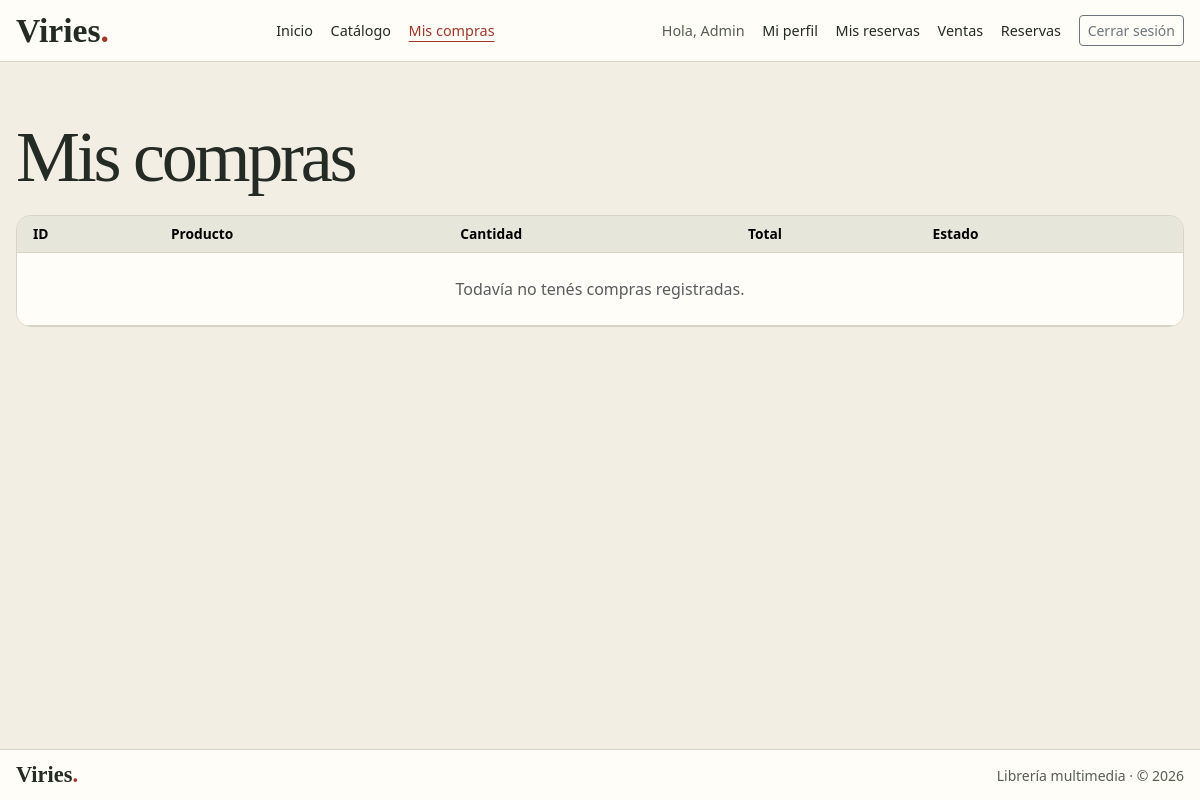
The app's page /carrito/ (signed in), older data.
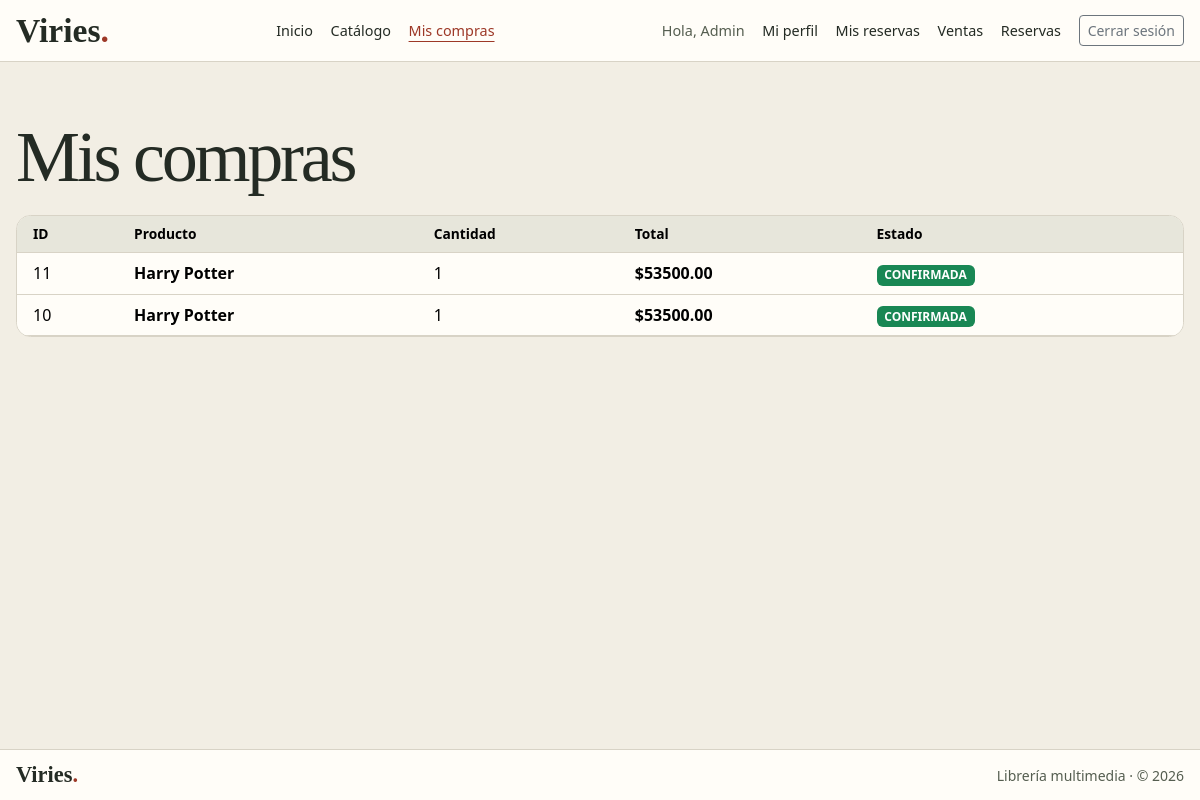
The same page, newer data.
### db.py (models this page shows)
class Base(DeclarativeBase):
    pass

class Compra(Base):
    __tablename__ = "compra"
    __table_args__ = {"sqlite_autoincrement": True}
    id: Mapped[int] = mapped_column(primary_key=True)
    id_producto: Mapped[int] = mapped_column(ForeignKey("producto.id_producto"))
    cantidad: Mapped[int] = mapped_column(Integer, server_default=text("1"))
    total: Mapped[float] = mapped_column(Float)
    estado: Mapped[str] = mapped_column(Text, server_default="CONFIRMADA")
    usuario_id: Mapped[int | None] = mapped_column(ForeignKey("usuario.id"))

class Producto(Base):
    __tablename__ = "producto"
    __table_args__ = {"sqlite_autoincrement": True}
    id_producto: Mapped[int] = mapped_column(primary_key=True)
    nombre: Mapped[str] = mapped_column(Text)
    autor: Mapped[str] = mapped_column(Text)
    tipo_articulo: Mapped[str] = mapped_column(Text)
    genero: Mapped[str] = mapped_column(Text)
    idioma: Mapped[str] = mapped_column(Text)
    anio: Mapped[int]
    precio: Mapped[float] = mapped_column(Float)
    stock: Mapped[int]
    edad_minima: Mapped[int | None]
    edad_maxima: Mapped[int | None]

### carrito.py (the view)
@bp_carrito.route("/")
def visualizarCarrito():
    consulta = (
        select(Compra.id, Compra.id_producto, Compra.cantidad, Compra.total,
               Compra.estado, Producto.nombre.label("titulo"))
        .outerjoin(Producto, Producto.id_producto == Compra.id_producto)
        .where(Compra.usuario_id == session["usuario_id"])
        .order_by(Compra.id.desc())
    )
    with abrir_sesion() as datos:
        compras = datos.execute(consulta).all()
    return render_template("compra-lista.html", compras=compras, ventas=False)

### carrito.py (called while the page is built)
@bp_carrito.before_request
def requerir_sesion():
    if session.get("usuario_id") is None:
        if request.endpoint == "carrito.comprar_ahora":
            flash("Para comprar, primero iniciá sesión.", "warning")
        return redirect(url_for("login"))

### db.py (called while the page is built)
def abrir_sesion():
    return current_app.extensions["viries_db"]()

### templates/compra-lista.html (shortened to what this page needs)
{% extends 'viries-base.html' %}
{% set titulo = 'Ventas' if ventas else 'Mis compras' %}
{% block content %}
<h1>{{ titulo }}</h1>
<div class="table-responsive results-paper" tabindex="0" role="region" aria-label="{{ titulo }}">
    <table class="table table-hover align-middle mb-0">
        <thead class="table-heading">
            <tr>
                <th scope="col" class="ps-3">ID</th>
                <th scope="col">Producto</th>
                <th scope="col">Cantidad</th>
                <th scope="col">Total</th>
                <th scope="col" class="pe-3">Estado</th>
            </tr>
        </thead>
        <tbody>
            {% for compra in compras %}
                <tr>
                    <td class="ps-3">{{ compra.id }}</td>
                    <th scope="row">{{ compra.titulo if compra.titulo is not none else 'Producto #' ~ compra.id_producto }}</th>
                    <td>{{ compra.cantidad }}</td>
                    <td class="fw-semibold text-nowrap">${{ "%.2f"|format(compra.total) }}</td>
                    <td class="pe-3"><span class="badge text-bg-success">{{ compra.estado }}</span></td>
                </tr>
            {% else %}
                <tr>
                    <td colspan="{{ 6 if ventas else 5 }}" class="py-4 text-center text-body-secondary">
                        {{ 'No hay ventas registradas.' if ventas else 'Todavía no tenés compras registradas.' }}
                    </td>
                </tr>
            {% endfor %}
        </tbody>
    </table>
</div>
{% endblock %}

### templates/viries-base.html (shortened to what this page needs)
<!doctype html>
<html lang="es">
<head>
    <link rel="stylesheet" href="https://cdn.jsdelivr.net/npm/bootstrap@5.3.3/dist/css/bootstrap.min.css">
    <link rel="stylesheet" href="{{ url_for('static', filename='css/viries.css') }}">
</head>
<body>
    {% include 'fragments/navbar.html' %}
    <main id="contenido" class="shell {% block layout %}{% endblock %}">
        {% block content %}{% endblock %}
    </main>
    {% include 'fragments/footer.html' %}
</body>
</html>

### templates/fragments/navbar.html
<header class="masthead">
    <div class="shell masthead-inner">
        <a class="wordmark" href="{{ url_for('index') }}">Viries<span>.</span></a>
        <nav aria-label="Navegación principal">
            {% for endpoint, label in [('index', 'Inicio'), ('productos.listaProductos', 'Catálogo'), ('carrito.visualizarCarrito', 'Mis compras')] if endpoint != 'carrito.visualizarCarrito' or session.get('usuario_id') %}
                <a href="{{ url_for(endpoint) }}"{% if request.endpoint == endpoint %} aria-current="page"{% endif %}>{{ label }}</a>
            {% endfor %}
        </nav>
        <div class="account">
            {% if session.get('usuario_id') %}
                <span>Hola, {{ session.get('usuario_nombre') }}</span>
                <a href="{{ url_for('usuarios.mi_perfil') }}">Mi perfil</a>
                <a href="{{ url_for('productos.mis_reservas') }}"{% if request.endpoint == 'productos.mis_reservas' %} aria-current="page"{% endif %}>Mis reservas</a>
                {% if session.get('rol_id') == 1 %}
                    <a href="{{ url_for('carrito.listar_ventas') }}"{% if request.endpoint == 'carrito.listar_ventas' %} aria-current="page"{% endif %}>Ventas</a>
                    <a href="{{ url_for('productos.listar_reservas') }}"{% if request.endpoint == 'productos.listar_reservas' %} aria-current="page"{% endif %}>Reservas</a>
                {% endif %}
                <a class="btn btn-sm btn-outline-secondary" href="{{ url_for('logout') }}">Cerrar sesión</a>
            {% else %}
                <a href="{{ url_for('login') }}">Iniciar sesión</a>
                <a class="btn btn-sm btn-outline-secondary" href="{{ url_for('usuarios.nuevo_usuario') }}">Registrate</a>
            {% endif %}
        </div>
    </div>
</header>

### templates/fragments/footer.html
<footer class="mastfoot">
    <div class="shell"><span class="wordmark">Viries<span>.</span></span><small>Librería multimedia · © 2026</small></div>
</footer>

### static/css/viries.css (style rules this page uses)
:root { --paper: #fffdf8; --canvas: #f2eee4; --ink: #242b24; --muted: #555e50; --line: #d8d3c6; --accent: #9d3827; --accent-hover: #7d2a1d; --focus: #126b94; --display: "Iowan Old Style", "Palatino Linotype", Palatino, Georgia, serif; --bs-body-color: var(--ink); --bs-body-bg: var(--canvas); --bs-link-color-rgb: 157, 56, 39; --bs-link-hover-color-rgb: 125, 42, 29; }
body { display: flex; flex-direction: column; min-height: 100vh; }
.shell { width: min(76rem, calc(100% - 2rem)); margin-inline: auto; }
main.shell { flex: 1; padding-block: clamp(1.6rem, 5vw, 4rem); }
h1, .shelf-title, .wordmark { font-family: var(--display); }
h1 { font-size: clamp(2.5rem, 7vw, 4.5rem); line-height: .98; letter-spacing: -.045em; margin-bottom: 1.4rem; }
.masthead { border-bottom: 1px solid var(--line); background: var(--paper); }
.masthead-inner, .mastfoot .shell { display: flex; align-items: center; justify-content: space-between; flex-wrap: wrap; gap: .8rem 1.5rem; padding-block: .85rem; }
.wordmark { color: var(--ink); font-size: 2.1rem; font-weight: 700; text-decoration: none; line-height: 1; }
.wordmark span, .hero h1 span { color: var(--accent); }
.masthead nav, .account { display: flex; align-items: center; flex-wrap: wrap; gap: .6rem 1.1rem; font-size: .9rem; }
.masthead nav a, .account a:not(.btn) { color: var(--ink); text-decoration: none; }
.masthead a[aria-current], .masthead nav a:hover, .account a:not(.btn):hover { color: var(--accent); text-decoration: underline; text-underline-offset: .35em; }
.account span { color: var(--muted); overflow-wrap: anywhere; }
.mastfoot { border-top: 1px solid var(--line); color: var(--muted); background: var(--paper); }
.mastfoot .wordmark { font-size: 1.4rem; }
.paper, .results-paper { background: var(--paper); border: 1px solid var(--line); border-radius: .9rem; }
.results-paper { overflow-x: auto; }
.table { --bs-table-bg: var(--paper); --bs-table-border-color: var(--line); }
.table-heading { --bs-table-bg: #e7e6db; }
.table-heading th { font-size: .86rem; }
:where(a, button, input, select, [tabindex]):focus-visible { outline: 3px solid var(--focus) !important; outline-offset: 3px; box-shadow: none; }

Row changes from the older to the newer data that the page shows:
added Compra: id "11", nombre "Harry Potter", cantidad "1", total "53500.00", estado "CONFIRMADA"
added Compra: id "10", nombre "Harry Potter", cantidad "1", total "53500.00", estado "CONFIRMADA"
Text that changed along with them:
text no longer shown: "Todavía no tenés compras registradas."
